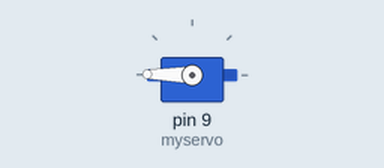
Bench run of a sketch on a simulated Arduino Uno, built with avr-gcc and run on an emulated ATmega328P. Parts: servo.

Above: at 0.05 s.
Timing chart, 0 to 4.6 s (numbered marks = the images above):
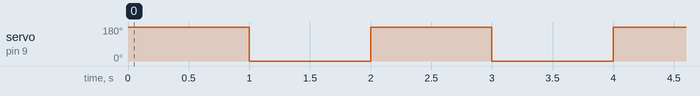

Measured:
- by itself, servo on pin 9 (myservo): alternates 179° for 1.0 s and 0° for 1.0 s

The sketch:

servo_motor.ino
```cpp
#include <Servo.h>
Servo myservo;  // any name can be choosen in case of " myservo"

void setup() {
myservo.attach(9);

}

void loop() {
 myservo.write(179);
 delay(1000);
 myservo.write(0);
 delay(1000);

}
```
